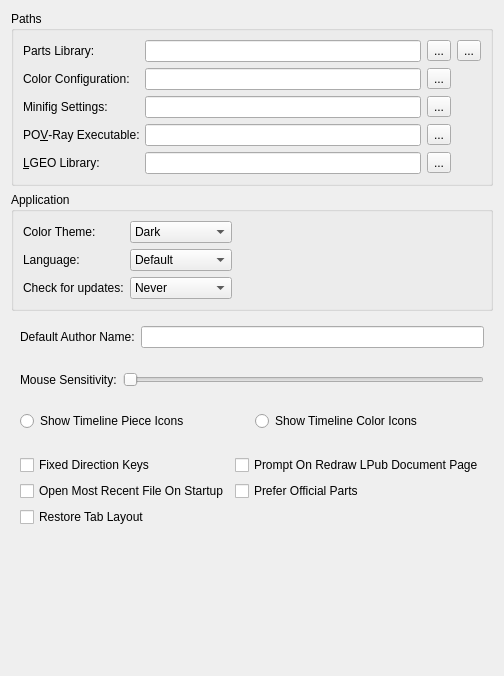
   <widget class="QWidget" name="tabGeneral">
    <attribute name="title">
     <string>General</string>
    </attribute>
    <layout class="QVBoxLayout" name="verticalLayout_13">
     <item>
      <widget class="QGroupBox" name="CustomPathsGroup">
       <property name="title">
        <string>Paths</string>
       </property>
       <layout class="QGridLayout" name="gridLayout_3">
        <item row="0" column="0">
         <widget class="QLabel" name="label_5">
          <property name="text">
           <string>Parts Library:</string>
          </property>
          <property name="buddy">
           <cstring>partsLibrary</cstring>
          </property>
         </widget>
        </item>
        <item row="0" column="1">
         <widget class="QLineEdit" name="partsLibrary"/>
        </item>
        <item row="0" column="2">
         <widget class="QToolButton" name="partsLibraryBrowse">
          <property name="text">
           <string>...</string>
          </property>
          <property name="icon">
           <iconset resource="../lclib.qrc">
            <normaloff>:/resources/file_open.png</normaloff>:/resources/file_open.png</iconset>
          </property>
         </widget>
        </item>
        <item row="0" column="3">
         <widget class="QToolButton" name="partsArchiveBrowse">
          <property name="text">
           <string>...</string>
          </property>
          <property name="icon">
           <iconset>
            <normaloff>:/resources/archive.png</normaloff>:/resources/archive.png</iconset>
          </property>
         </widget>
        </item>
        <item row="1" column="0">
         <widget class="QLabel" name="ColorConfigLabel">
          <property name="text">
           <string>Color Configuration:</string>
          </property>
          <property name="buddy">
           <cstring>ColorConfigEdit</cstring>
          </property>
         </widget>
        </item>
        <item row="1" column="1">
         <widget class="QLineEdit" name="ColorConfigEdit"/>
        </item>
        <item row="1" column="2">
         <widget class="QToolButton" name="ColorConfigBrowseButton">
          <property name="text">
           <string>...</string>
          </property>
         </widget>
        </item>
        <item row="2" column="0">
         <widget class="QLabel" name="MinifigSettingsLabel">
          <property name="text">
           <string>Minifig Settings:</string>
          </property>
          <property name="buddy">
           <cstring>MinifigSettingsEdit</cstring>
          </property>
         </widget>
        </item>
        <item row="2" column="1">
         <widget class="QLineEdit" name="MinifigSettingsEdit"/>
        </item>
        <item row="2" column="2">
         <widget class="QToolButton" name="MinifigSettingsBrowseButton">
          <property name="text">
           <string>...</string>
          </property>
         </widget>
        </item>
        <item row="3" column="0">
         <widget class="QLabel" name="povrayLabel">
          <property name="text">
           <string>PO&amp;V-Ray Executable:</string>
          </property>
          <property name="buddy">
           <cstring>povrayExecutable</cstring>
          </property>
         </widget>
        </item>
        <item row="3" column="1">
         <widget class="QLineEdit" name="povrayExecutable"/>
        </item>
        <item row="3" column="2">
         <widget class="QToolButton" name="povrayExecutableBrowse">
          <property name="text">
           <string>...</string>
          </property>
         </widget>
        </item>
        <item row="4" column="0">
         <widget class="QLabel" name="label_9">
          <property name="text">
           <string>&amp;LGEO Library:</string>
          </property>
          <property name="buddy">
           <cstring>lgeoPath</cstring>
          </property>
         </widget>
        </item>
        <item row="4" column="1">
         <widget class="QLineEdit" name="lgeoPath"/>
        </item>
        <item row="4" column="2">
         <widget class="QToolButton" name="lgeoPathBrowse">
          <property name="text">
           <string>...</string>
          </property>
         </widget>
        </item>
       </layout>
      </widget>
     </item>
     <item>
      <widget class="QGroupBox" name="ApplicationGroup">
       <property name="title">
        <string>Application</string>
       </property>
       <layout class="QGridLayout" name="gridLayout_9">
        <item row="1" column="0">
         <widget class="QLabel" name="label_29">
          <property name="text">
           <string>Language:</string>
          </property>
          <property name="buddy">
           <cstring>Language</cstring>
          </property>
         </widget>
        </item>
        <item row="1" column="1">
         <widget class="QComboBox" name="Language">
          <item>
           <property name="text">
            <string>Default</string>
           </property>
          </item>
          <item>
           <property name="text">
            <string>Czech</string>
           </property>
          </item>
          <item>
           <property name="text">
            <string>Deutsch </string>
           </property>
          </item>
          <item>
           <property name="text">
            <string>English</string>
           </property>
          </item>
          <item>
           <property name="text">
            <string>Français</string>
           </property>
          </item>
          <item>
           <property name="text">
            <string>Português</string>
           </property>
          </item>
          <item>
           <property name="text">
            <string>Español</string>
           </property>
          </item>
         </widget>
        </item>
        <item row="2" column="1">
         <widget class="QComboBox" name="checkForUpdates">
          <item>
           <property name="text">
            <string>Never</string>
           </property>
          </item>
          <item>
           <property name="text">
            <string>Once a day</string>
           </property>
          </item>
          <item>
           <property name="text">
            <string>Once a week</string>
           </property>
          </item>
         </widget>
        </item>
        <item row="2" column="0">
         <widget class="QLabel" name="label_10">
          <property name="text">
           <string>Check for updates:</string>
          </property>
          <property name="buddy">
           <cstring>checkForUpdates</cstring>
          </property>
         </widget>
        </item>
        <item row="1" column="2">
         <spacer name="horizontalSpacer_11">
          <property name="orientation">
           <enum>Qt::Horizontal</enum>
          </property>
          <property name="sizeHint" stdset="0">
           <size>
            <width>40</width>
            <height>20</height>
           </size>
          </property>
         </spacer>
        </item>
        <item row="0" column="0">
         <widget class="QLabel" name="label_30">
          <property name="text">
           <string>Color Theme:</string>
          </property>
          <property name="buddy">
           <cstring>Language</cstring>
          </property>
         </widget>
        </item>
        <item row="0" column="1">
         <widget class="QComboBox" name="ColorTheme">
          <item>
           <property name="text">
            <string>Dark</string>
           </property>
          </item>
          <item>
           <property name="text">
            <string>System</string>
           </property>
          </item>
         </widget>
        </item>
       </layout>
      </widget>
     </item>
     <item>
      <widget class="QWidget" name="AuthorWidget" native="true">
       <layout class="QHBoxLayout" name="horizontalLayout_10">
        <item>
         <widget class="QLabel" name="label_4">
          <property name="text">
           <string>Default Author Name:</string>
          </property>
         </widget>
        </item>
        <item>
         <widget class="QLineEdit" name="authorName"/>
        </item>
       </layout>
      </widget>
     </item>
     <item>
      <widget class="QWidget" name="MouseWidget" native="true">
       <layout class="QHBoxLayout" name="horizontalLayout_17">
        <item>
         <widget class="QLabel" name="label_13">
          <property name="text">
           <string>Mouse Sensitivity:</string>
          </property>
         </widget>
        </item>
        <item>
         <widget class="QSlider" name="mouseSensitivity">
          <property name="minimum">
           <number>1</number>
          </property>
          <property name="maximum">
           <number>20</number>
          </property>
          <property name="pageStep">
           <number>5</number>
          </property>
          <property name="orientation">
           <enum>Qt::Horizontal</enum>
          </property>
         </widget>
        </item>
       </layout>
      </widget>
     </item>
     <item>
      <widget class="QWidget" name="TimelineWidget" native="true">
       <layout class="QHBoxLayout" name="horizontalLayout_3">
        <item>
         <widget class="QRadioButton" name="viewPieceIconsRadio">
          <property name="text">
           <string>Show Timeline Piece Icons</string>
          </property>
         </widget>
        </item>
        <item>
         <widget class="QRadioButton" name="viewColorIconsRadio">
          <property name="text">
           <string>Show Timeline Color Icons</string>
          </property>
         </widget>
        </item>
       </layout>
      </widget>
     </item>
     <item>
      <widget class="QWidget" name="SettingsWidget" native="true">
       <layout class="QGridLayout" name="gridLayout_11">
        <item row="0" column="0">
         <widget class="QCheckBox" name="fixedDirectionKeys">
          <property name="text">
           <string>Fixed Direction Keys</string>
          </property>
         </widget>
        </item>
        <item row="2" column="0">
         <widget class="QCheckBox" name="RestoreTabLayout">
          <property name="text">
           <string>Restore Tab Layout</string>
          </property>
         </widget>
        </item>
        <item row="1" column="0">
         <widget class="QCheckBox" name="autoLoadMostRecent">
          <property name="text">
           <string>Open Most Recent File On Startup</string>
          </property>
         </widget>
        </item>
        <item row="0" column="1">
         <widget class="QCheckBox" name="PromptRedrawLPubPage">
          <property name="text">
           <string>Prompt On Redraw LPub Document Page</string>
          </property>
         </widget>
        </item>
        <item row="1" column="1">
         <widget class="QCheckBox" name="PreferOfficialParts">
          <property name="toolTip">
           <string>Prefer official part when part is also present in the unofficial library </string>
          </property>
          <property name="text">
           <string>Prefer Official Parts</string>
          </property>
         </widget>
        </item>
       </layout>
      </widget>
     </item>
     <item>
      <spacer name="verticalSpacer_2">
       <property name="orientation">
        <enum>Qt::Vertical</enum>
       </property>
       <property name="sizeHint" stdset="0">
        <size>
         <width>20</width>
         <height>129</height>
        </size>
       </property>
      </spacer>
     </item>
    </layout>
   </widget>
